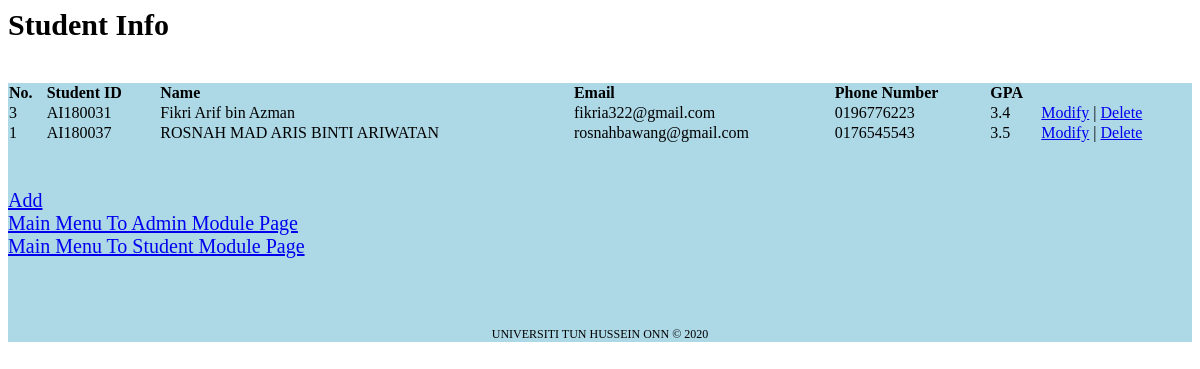
Screenshot of /admindb/student_info_database.php with the database file from the repository.
### tables this page shows
CREATE TABLE `studentinfo` (
  `id` int(11) NOT NULL,
  `Student_ID` varchar(8) NOT NULL,
  `Student_Name` varchar(50) NOT NULL,
  `Student_Email` varchar(50) NOT NULL,
  `Student_Phone` varchar(10) NOT NULL,
  `Student_GPA` float NOT NULL
);

### admindb/student_info_database.php (the view, shortened to what this page needs)
<html>
   <head>
        <link rel="stylesheet" type="text/css" href="../programinfo/css/welcome_style.css">
   </head>
   <body>
       <h2 style="font-size : 30px;">Student Info</h2>
       <br>
       <div style="background-color : lightblue; font-size : 20px;">
        <table>
            <tr>
            <th>No.</th>
            <th>Student ID</th>
            <th>Name</th>
            <th>Email</th>
            <th>Phone Number</th>
            <th>GPA</th></tr>
<?php
$host = "localhost";
$dbusername = "root";
$dbpassword = "";
$dbname = "project";
$conn = new mysqli ($host, $dbusername, $dbpassword, $dbname);
$sql = "SELECT id, Student_ID, Student_Name, Student_Email, Student_Phone, 	Student_GPA FROM studentinfo";
$result = $conn->query($sql);
if (!empty($result) && $result->num_rows > 0) {
  while($row = $result->fetch_assoc()) {
    $id = $row["id"];
    echo "<tr><td>" . $row["id"]. "</td><td>" . $row["Student_ID"]. "</td><td>" . $row["Student_Name"]. "</td><td> " . $row["Student_Email"]. "</td><td>" . $row["Student_Phone"] . "</td><td>" . $row["Student_GPA"] . "</td><td> <a href='modify_student.php?modifyid=$id'>Modify</a> | <a href='delete_student.php?deleteid=$id'>Delete</a>" . " </td></tr>";
  }
    echo "</table>";
} else {
  echo "0 results";
}
?>
    <br><br>
    <div style="align-content: center">
     <a href='add_student.php'>Add</a><br>
     <a href="welcome.php">Main Menu To Admin Module Page</a><br>
     <a href="welcome_student.php">Main Menu To Student Module Page</a>
       </div>
    <br>
           <br>
           <br>
    <footer style="font-size : 12px; text-align : center;">
    UNIVERSITI TUN HUSSEIN ONN &copy 2020 </footer>
       </div>
   </body>
</html>

### css/welcome_style.css (style rules this page uses)
body { font-family:Nunito; font-size:14px; }

### admindb/student_info_database.php (style rules this page uses)
table { border-collapse: collapse; width: 100%; text-align: left }

### rows the page displays
studentinfo: id "3", Student_ID "AI180031", Student_Name "Fikri Arif bin Azman", Student_Email "fikria322@gmail.com", Student_Phone "0196776223", Student_GPA "3.4"
studentinfo: id "1", Student_ID "AI180037", Student_Name "ROSNAH MAD ARIS BINTI ARIWATAN", Student_Email "rosnahbawang@gmail.com", Student_Phone "0176545543", Student_GPA "3.5"
